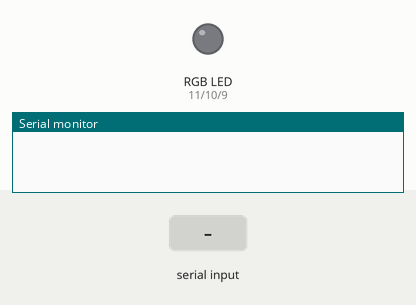
The sketch below on a simulated Arduino Uno, built with avr-gcc and run on an emulated ATmega328P. Parts: an RGB LED mixed from three pins (HIGH = lit), the last lines printed to the serial monitor. The test bench sets the inputs (shaded band). Dim RGB values are drawn brighter than linear.

Above: at 1.2 s.
1.3 s: "90,45,200\n" received over Serial
At 2.5 s:
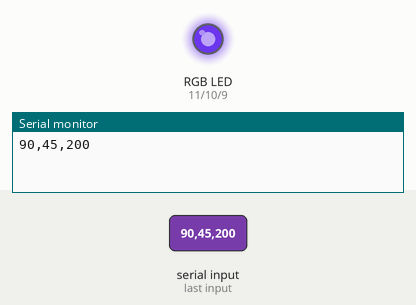
2.8 s: "30,150,10\n" received over Serial
At 3.6 s:
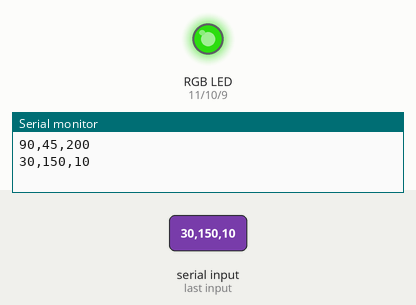
4.3 s: "1,90,45\n" received over Serial
At 4.7 s:
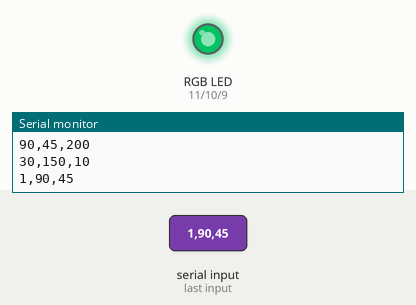
Timing chart, 0 to 7.3 s (numbered marks = the images above; inputs shaded):
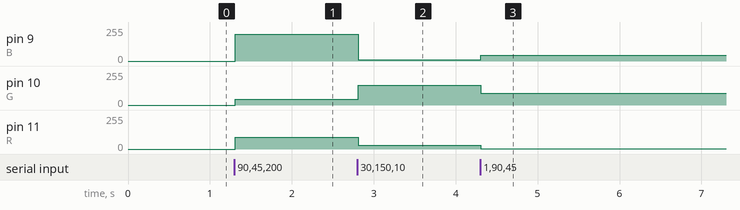

The sketch:

week8-serial-one-RGB-control.ino
```cpp
const int R = 11;
const int G = 10;
const int B = 9;

int cmd = 0; // cmd number(#) - loop

// rgb value
int rColor = 0;
int bColor = 0;
int gColor = 0;

void setup() {
  Serial.begin(9600);

  // pinMode
  pinMode(R, OUTPUT);
  pinMode(G, OUTPUT);
  pinMode(B, OUTPUT);
}

void loop() {
  while(Serial.available() > 0)
  {
    // parseInt
    rColor = Serial.parseInt();
    gColor = Serial.parseInt();
    bColor = Serial.parseInt();

    // print
    Serial.print(rColor);
    Serial.print(",");
    Serial.print(gColor);
    Serial.print(",");
    Serial.println(bColor);

    // input done
    if(Serial.read() == '\n')
    {
      analogWrite(R, rColor);
      analogWrite(G, gColor);
      analogWrite(B, bColor);
    }


  }

}
```

Measured:
- after the input at 1.3 s, pin 9 (B): 0/255 → 200/255 at once; pin 10 (G): 0/255 → 45/255 at once; pin 11 (R): 0/255 → 90/255 at once
- after the input at 2.8 s, pin 9 (B): 200/255 → 10/255 at once; pin 10 (G): 45/255 → 150/255 at once; pin 11 (R): 90/255 → 30/255 at once
- after the input at 4.3 s, pin 9 (B): 10/255 → 45/255 at once; pin 10 (G): 150/255 → 90/255 at once; pin 11 (R): 30/255 → 1/255 at once
